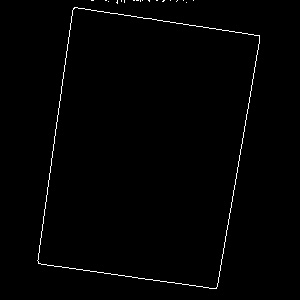
#> input picture parcial_3/lab_10/examen_3/preprocesamiento/Propio_imgGC.jpg, 300 x 300 px
$ python sobel.py Propio_imgGC.jpg
#> lines starting #> are read from the running program, lines starting #| are printed output that depends on the picture
import sys
import cv2 as cv
def main(argv):

    window_name = ('Sobel Demo - Simple Edge Detector')
    scale = 1
    delta = 0
    ddepth = cv.CV_16S


    if len(argv) < 1:
        print ('Not enough parameters')
        print ('Usage:\nmorph_lines_detection.py < path_to_image >')
        return -1
    # Load the image
    src = cv.imread(argv[0], cv.IMREAD_COLOR)
#> src is the input picture: shape (300, 300, 3); min 0, max 255, mean 2.6
    # Check if image is loaded fine
    if src is None:
        print ('Error opening image: ' + argv[0])
        return -1


    src = cv.GaussianBlur(src, (3, 3), 0)
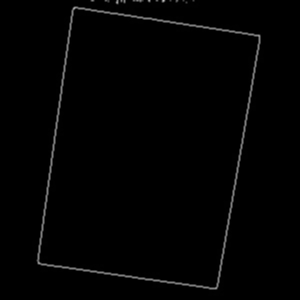
#> src: shape (300, 300, 3); min 0, max 191, mean 2.6


    gray = cv.cvtColor(src, cv.COLOR_BGR2GRAY)


    grad_x = cv.Sobel(gray, ddepth, 1, 0, ksize=3, scale=scale, delta=delta, borderType=cv.BORDER_DEFAULT)
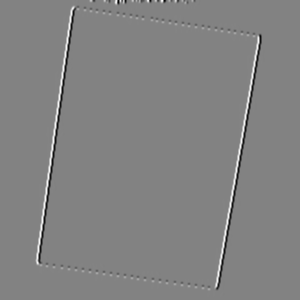
#> grad_x: shape (300, 300) int16; min -571, max 542, mean 0; drawn with min black and max white
    # Gradient-Y
    # grad_y = cv.Scharr(gray,ddepth,0,1)
    grad_y = cv.Sobel(gray, ddepth, 0, 1, ksize=3, scale=scale, delta=delta, borderType=cv.BORDER_DEFAULT)
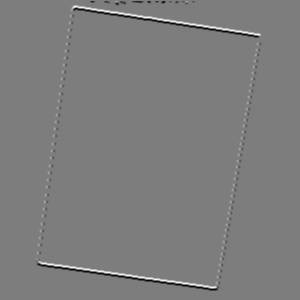
#> grad_y: shape (300, 300) int16; min -539, max 556, mean -0.3; drawn with min black and max white


    abs_grad_x = cv.convertScaleAbs(grad_x)
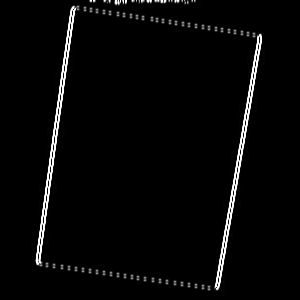
#> abs_grad_x: shape (300, 300); min 0, max 255, mean 7.5
    abs_grad_y = cv.convertScaleAbs(grad_y)
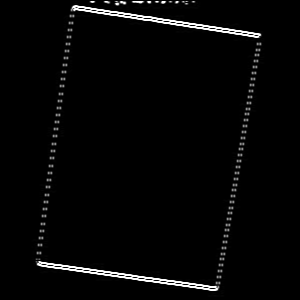
#> abs_grad_y: shape (300, 300); min 0, max 255, mean 6.1


    grad = cv.addWeighted(abs_grad_x, 0.5, abs_grad_y, 0.5, 0)
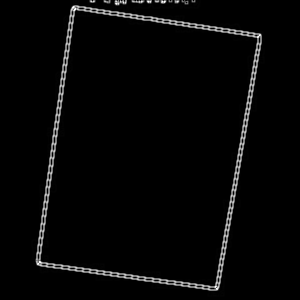
#> grad: shape (300, 300); min 0, max 255, mean 6.8


    cv.imshow(window_name, grad)
    cv.waitKey(0)

    return 0
if __name__ == "__main__":
    main(sys.argv[1:])
